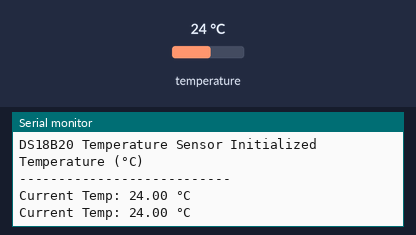
The sketch below on a simulated ESP32. Parts: the last lines printed to the serial monitor. The test bench sets the inputs (shaded band); at power-on: temperature 24 °C.

Above: at 3.5 s.
3.6 s: temperature set to 12 °C
At 4.6 s:
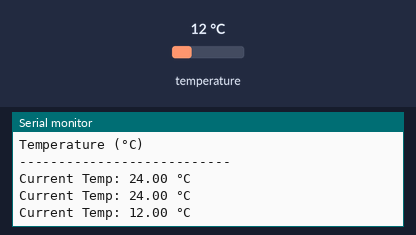
5.1 s: temperature set to 19 °C
At 6.2 s:
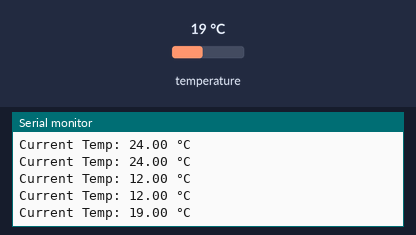
Timing chart, 0 to 8.1 s (numbered marks = the images above; inputs shaded):
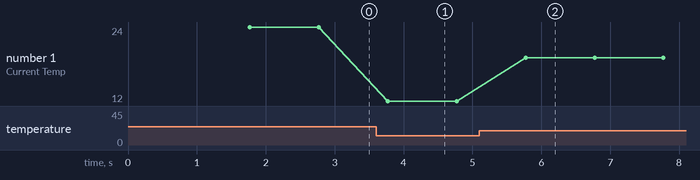

The sketch:

DS18B20.ino
```cpp
#include <OneWire.h>
#include <DallasTemperature.h>

// DS18B20 Sensor Configuration
#define ONE_WIRE_BUS 2
OneWire oneWire(ONE_WIRE_BUS);
DallasTemperature sensors(&oneWire);

void setup() {
  // Initialize Serial Monitor
  Serial.begin(9600);

  // Initialize DS18B20 Sensor
  sensors.begin();
  Serial.println("DS18B20 Temperature Sensor Initialized");
  Serial.println("Temperature (°C)");
  Serial.println("---------------------------");
}

void loop() {
  static unsigned long lastReadTime = 0;

  // Read temperature every second
  if (millis() - lastReadTime > 1000) {
    lastReadTime = millis();

    // Request temperature readings from the sensor
    sensors.requestTemperatures();
    float temperatureC = sensors.getTempCByIndex(0);

    // Check if the sensor is actually connected
    if (temperatureC != DEVICE_DISCONNECTED_C) {
      // Display data on Serial Monitor
      Serial.print("Current Temp: ");
      Serial.print(temperatureC);
      Serial.println(" °C");
    } else {
      Serial.println("Error: Temperature Sensor Not Found!");
    }
  }
}
```

Measured:
- after the input at 3.6 s, the serial monitor: prints a new line after 0.17 s (image 1)
- after the input at 5.1 s, the serial monitor: prints a new line after 0.67 s (image 2)
- plotted number 1: 24 → 12 after the input at 3.6 s, 12 → 19 after the input at 5.1 s
